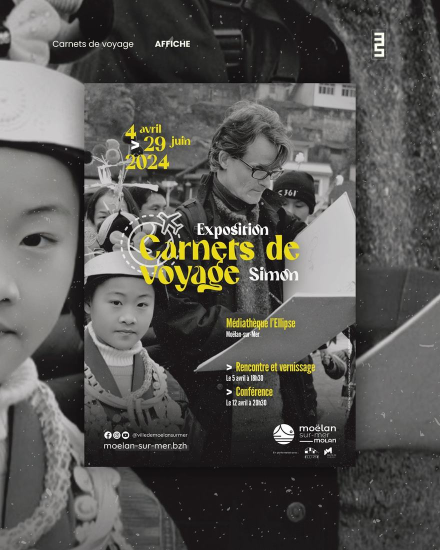
#> input picture p/affiches-4.jpg, 880 x 1100 px, given in place of franglish-3.jpg, which was not available (shown at 1/2 size)
$ python tex4.py
#> lines starting #> are read from the running program, lines starting #| are printed output that depends on the picture
# Tirages du mur (cadres dibond), pochette et billet : à lancer depuis la racine du site
from PIL import Image, ImageOps, ImageDraw, ImageFont
for n,w,h in [('franglish-3',.30,.40),('matmatah-6',.54,.36),('helena-2',.27,.18),('kemmler-5',.27,.18),('rimk-1',.30,.40),('genezio-7',.1,.125),('philippe-katerine-2',.1,.125),('helena-7',.1,.125)]:
    im=Image.open('p/%s.jpg'%n).convert('RGB'); H=1100 if h>=w else int(1100*h/w); W=int(H*w/h)
#> further down, im is the input picture: PIL image 880x1100 RGB; mean R, G, B 87.7, 86.5, 82.7
    ImageOps.fit(im,(W,H),centering=(.5,.4)).save('/tmp/rd/dib_%s.jpg'%n,quality=92)
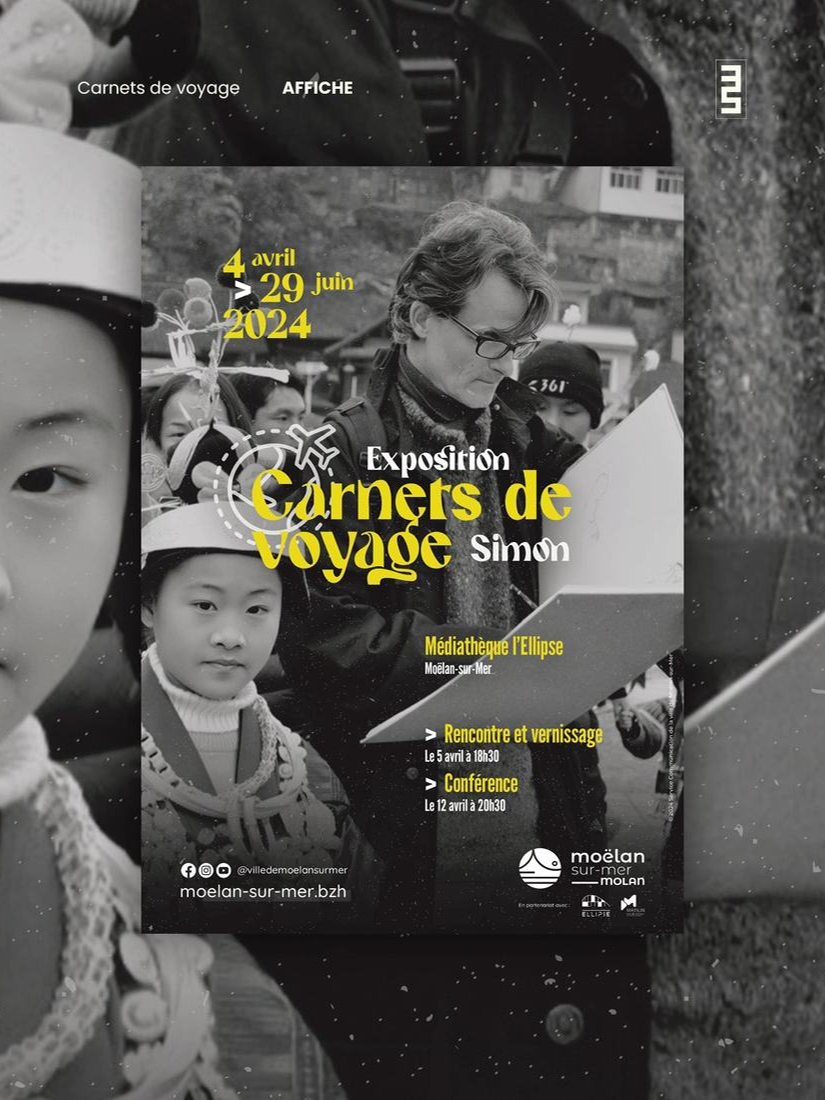
#> saved as dib_franglish-3.jpg: PIL image 825x1100 RGB; mean R, G, B 86.7, 85.4, 81.5
#> pass 2 of the loop `for n,w,h in [('franglish-3',.30,.40),('matmatah-6',.54,.36),('helena-..`:
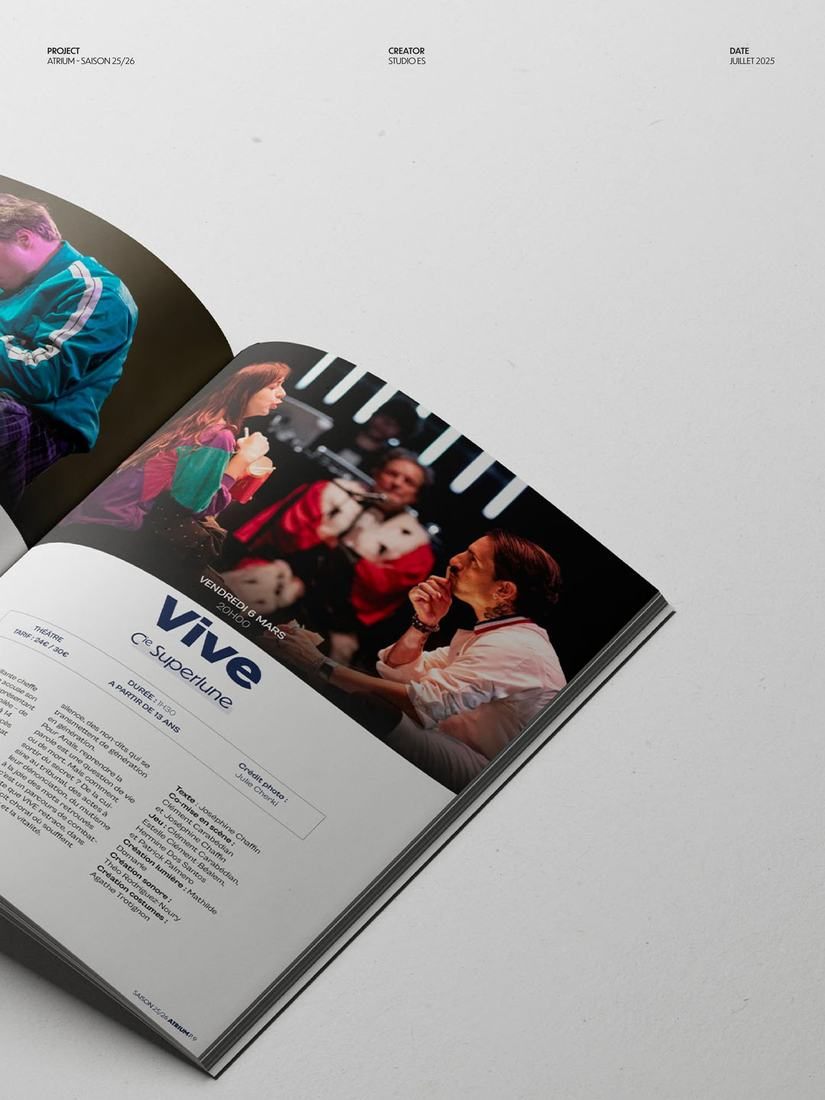
#> input picture p/atrium-3.jpg, 825 x 1100 px, given in place of matmatah-6.jpg, which was not available
#> im is the input picture: PIL image 825x1100 RGB; mean R, G, B 170.3, 167.7, 167.2
#> `ImageOps.fit(im,(W,H),centering=(.5,.4)).save('/tmp/rd/dib_%s.jpg'%n,q..`:
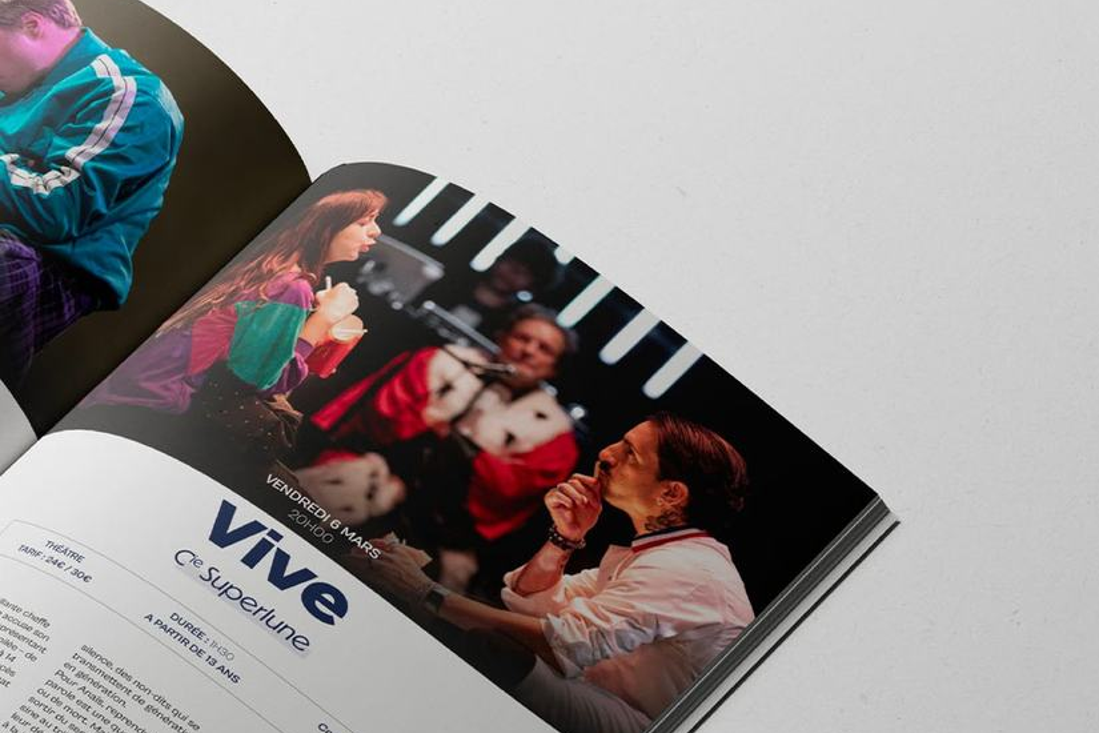
#> saved as dib_matmatah-6.jpg: PIL image 1099x733 RGB; mean R, G, B 148.3, 143.2, 142.9
#> (the run stopped early here; a loop or call above may not have finished)
